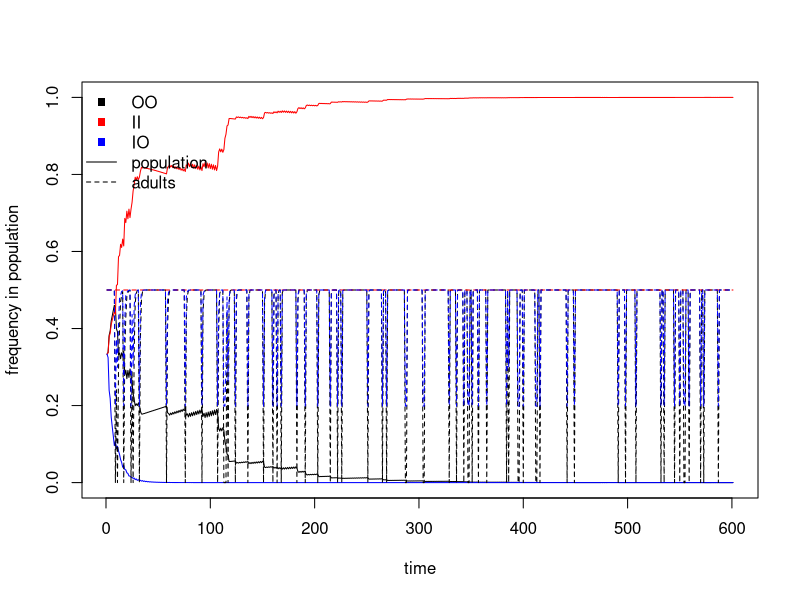
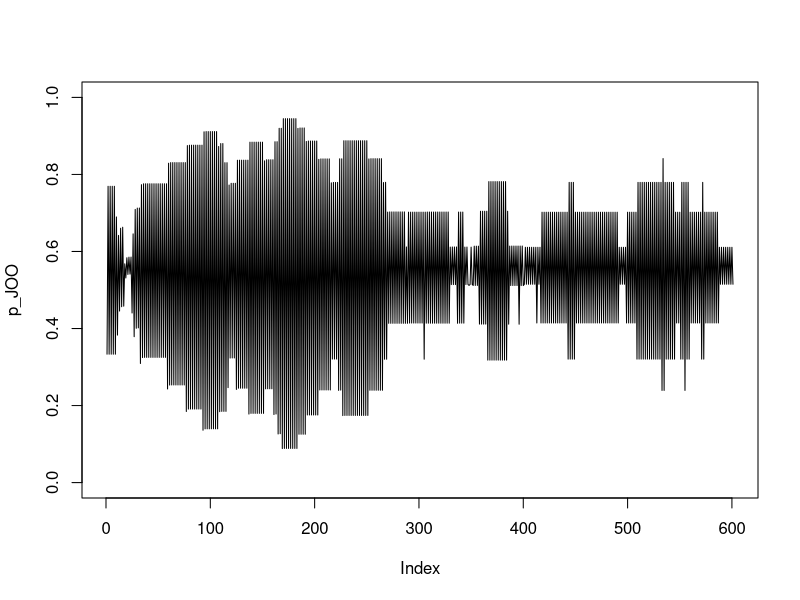
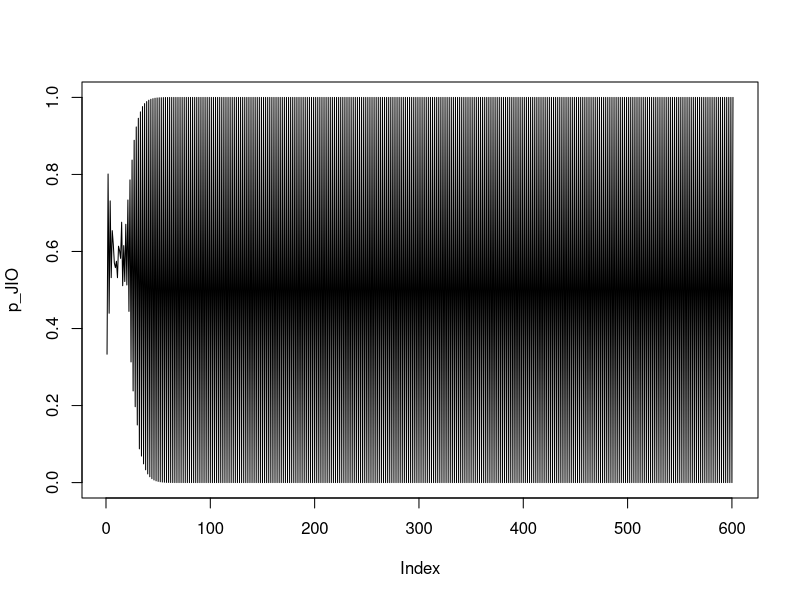
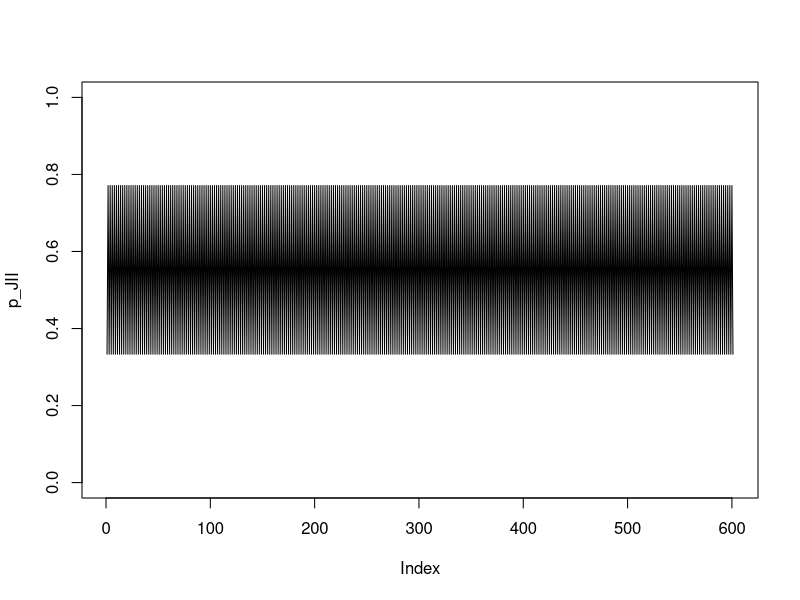

The R source for these figures, in order:
###initial pop conditions
timesteps <- 600 #length of simulation

##parameters
bn <- 1    ##avg broodsize of adult with non-adaptive behavior
ba <- 2*bn ##avg broodsize of adult with adaptive behavior. ba > bn
p_as <- 0.2  #prob an adapted adult produces stressed offspring
p_ns <- 0.8  #prob an nonadapted adult produces stressed offspring
s <- 0.5	#prob individual learner succesfully acquires adaptive behavior
U <- 0.11  #prob environment changes states
mu_s <- 0.1	#mortality rate of social learners
mu_i <- 0.11 #mortality rate of individual learners
mu_n <- 1 # excess mortality factor of non-adapted individuals (to be added at some point?)

#create bins to store recursion values for each type
n_IOJH <- rep(0,timesteps + 1)
n_IOJS <- rep(0,timesteps + 1)
n_OOJH <- rep(0,timesteps + 1)
n_OOJS <- rep(0,timesteps + 1)
n_IIJH <- rep(0,timesteps + 1)
n_IIJS <- rep(0,timesteps + 1)

n_IIAa <- rep(0,timesteps + 1)
n_IIAn <- rep(0,timesteps + 1)
n_OOAa <- rep(0,timesteps + 1)
n_OOAn <- rep(0,timesteps + 1)
n_IOAa <- rep(0,timesteps + 1)
n_IOAn <- rep(0,timesteps + 1)


n_Aa <- rep(0,timesteps + 1)
n_An <- rep(0,timesteps + 1)
N <- rep(0,timesteps + 1)
u <- rep(0,timesteps + 1)
fa <- rep(0,timesteps + 1)
fn <- rep(0,timesteps + 1)

N0 <- 180
n_OOAa[1] <- 20
n_OOAn[1] <- 20
n_IIAa[1] <- 20
n_IIAn[1] <- 20
n_IOAa[1] <- 20
n_IOAn[1] <- 20
n_An[1] <- n_OOAn[1] + n_IIAn[1] + n_IOAn[1]
n_Aa[1] <- n_OOAa[1] + n_IIAa[1] + n_IOAa[1]

n_OOJH[1] <- 10
n_OOJS[1] <- 10
n_IIJH[1] <- 10
n_IIJS[1] <- 10
n_IOJH[1] <- 10
n_IOJS[1] <- 10

u[1] <- 0
N[1] <- n_OOAa[1] + n_OOAn[1] + n_IIAa[1] + n_IIAn[1] + n_IOAa[1] + n_IOAn[1] + n_OOJH[1] + n_OOJS[1] + n_IIJH[1] + n_IIJS[1] + n_IOJH[1] + n_IOJS[1]
fa[1]<- (n_Aa[1]*ba)/(n_Aa[1]*ba + n_An[1]*bn)
fn[1]<- (n_An[1]*bn)/(n_Aa[1]*ba + n_An[1]*bn)

#recursions
for (t in 1:timesteps)
{
    # juvenile recruitment
    n_OOJH[t+1] <- (n_OOAa[t])*ba*(1-p_as) + (n_OOAn[t])*bn*(1-p_ns)
    n_OOJS[t+1] <- (n_OOAa[t])*ba*p_as + (n_OOAn[t])*bn*p_ns
    n_IIJH[t+1] <- (n_IIAa[t])*ba*(1-p_as) + (n_IIAn[t])*bn*(1-p_ns)
    n_IIJS[t+1] <- (n_IIAa[t])*ba*p_as + (n_IIAn[t])*bn*p_ns
    n_IOJH[t+1] <- (n_IOAa[t])*ba*(1-p_as) + (n_IOAn[t])*bn*(1-p_ns)
    n_IOJS[t+1] <- (n_IOAa[t])*ba*p_as + (n_IOAn[t])*bn*p_ns

    #adult recruitment
    n_OOAa[t+1] <- (n_OOJS[t] + n_OOJH[t])*(n_Aa[t]/(n_Aa[t] + n_An[t]))*(1-u[t])*(1-mu_s)
    n_OOAn[t+1] <- (n_OOJS[t] + n_OOJH[t])*((1-u[t])*(n_An[t]/(n_Aa[t] + n_An[t])) + u[t])*(1-mu_s)
    n_IIAa[t+1] <- (n_IIJS[t] + n_IIJH[t])*s*(1-mu_i)
    n_IIAn[t+1] <- (n_IIJS[t] + n_IIJH[t])*(1-s)*(1-mu_i)
    n_IOAa[t+1] <- n_IOJS[t]*s*(1-mu_i) + ((1-u[t])*n_IOJH[t]*(n_Aa[t]/N[t]))*(1-mu_s)
    n_IOAn[t+1] <- n_IOJS[t]*(1-s)*(1-mu_i) + n_IOJH[t]*((1-u[t])*(n_An[t]/N[t]) + u[t])*(1-mu_s)


    n_Aa[t+1] <- n_OOAa[t+1] + n_IIAa[t+1] + n_IOAa[t+1]
    n_An[t+1] <- n_OOAn[t+1] + n_IIAn[t+1] + n_IOAn[t+1]
    N[t+1] <- n_OOAa[t+1] + n_OOAn[t+1] + n_IIAa[t+1] + n_IIAn[t+1] + n_IOAa[t+1] + n_IOAn[t+1]+ n_OOJH[t+1] + n_OOJS[t+1] + n_IIJH[t+1] + n_IIJS[t+1] + n_IOJH[t+1] + n_IOJS[t+1]
    u[t+1] <- rbinom(n=1,prob=U,size=1) #sample environment changing
    fa[t+1]<- (n_Aa[t+1]*ba)/(n_Aa[t+1]*ba + n_An[t+1]*bn)
    fn[t+1]<- (n_An[t+1]*bn)/(n_Aa[t+1]*ba + n_An[t+1]*bn)
}

# compute proportions of each strategy for summary plot
p_OO <- ( n_OOJH + n_OOJS + n_OOAa + n_OOAn ) / N
p_II <- ( n_IIJH + n_IIJS + n_IIAa + n_IIAn ) / N
p_IO <- (n_IOJH + n_IOJS + n_IOAa + n_IOAn) / N
q_OO <-  n_OOAa / ( n_OOAa + n_OOAn )
q_II <-  n_IIAa / ( n_IIAa + n_IIAn )
q_IO <- n_IOAa / (n_IOAa + n_IOAn)


plot( p_OO , ylim=c(0,1) , type="l" , xlab="time" , ylab="frequency in population")
lines( 1:length(p_II) , p_II , col="red" )
lines( 1:length(p_IO) , p_IO , col= "blue")
lines( 1:length(q_OO) , q_OO , lty=2 )
lines( 1:length(q_II) , q_II , lty=2 , col="red" )
lines( 1:length(q_IO) , q_IO , lty=2 , col="blue" )

legend("topleft" , c("OO", "II", "IO" , "population" , "adults") , lty=c(0,0,0,1,2) , lwd=c(0,0,0,1,1) , col=c("black", "red", "blue" , "black" , "black") , pch=c(15,15,15,NA,NA) ,bty='n')


# age structure
p_JOO <- ( n_OOJS + n_OOJH ) / ( n_OOJH + n_OOJS + n_OOAa + n_OOAn )
p_AOO <- ( n_OOAa + n_OOAn ) / ( n_OOJH + n_OOJS + n_OOAa + n_OOAn )
plot( p_JOO , ylim=c(0,1) , type="l" )

p_JIO <- (n_IOJS + n_IOJH) / (n_IOJH + n_IOJS + n_IOAa + n_IOAn)
p_AIO <- (n_IOAa + n_IOAn) / (n_IOJH + n_IOJS + n_IOAa + n_IOAn)
plot( p_JIO , ylim=c(0,1) , type="l" )

p_JII <- ( n_IIJS + n_IIJH ) / ( n_IIJH + n_IIJS + n_IIAa + n_IIAn )
p_AII <- ( n_IIAa + n_IIAn ) / ( n_IIJH + n_IIJS + n_IIAa + n_IIAn )
plot( p_JII , ylim=c(0,1) , type="l" )
